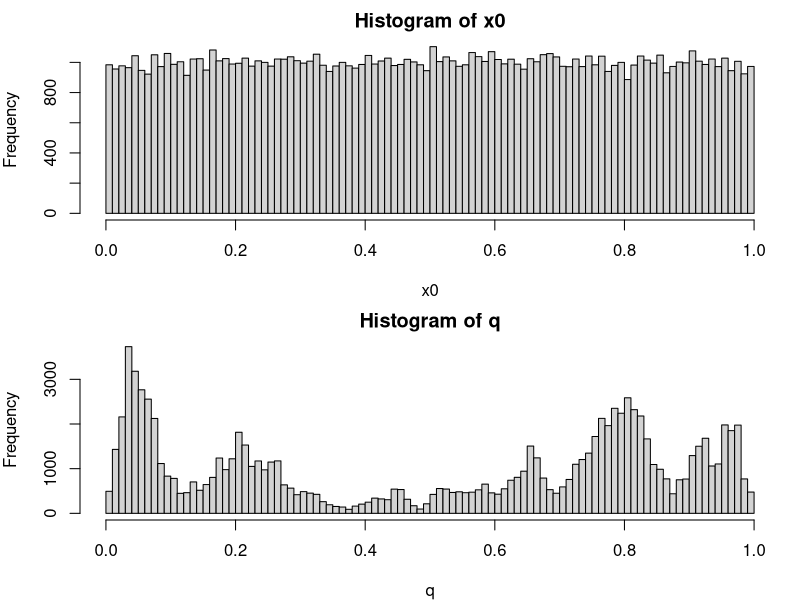

Write R code to recreate this figure. (Note: this script raises an error after producing the figure.)
#perform this step once
n <- 1E5

#initialize to something
x0 <- seq(0,1,length.out=n)
x0 <- runif(n)

r <- rank(x0)
q <- pbeta(x0, r, n + 1 - r)

#iterate
niter <- 0
if(niter > 0){
  
  for(i in 1:niter){
    x <- q
    r <- rank(x)
    q <- pbeta(x, r, n + 1 - r)
  }
    
}

par(mfrow = c(2,1), mar = c(4,4,2,1))
breaks <- 0:100/100
hist(x0, breaks = breaks)
hist(q, breaks = breaks)
mean(x)
mean(q)


#try replicating?

nrep <- 1E4
n <- 1E2
q <- replicate(nrep, {
  x0 <- runif(n)
  r <- rank(x0)
  q <- pbeta(x0, r, n + 1 - r)
  q
})
par(mfrow = c(2,1), mar = c(4,4,2,1))
breaks <- 0:100/100
hist(x0, breaks = breaks)
hist(q, breaks = breaks)
